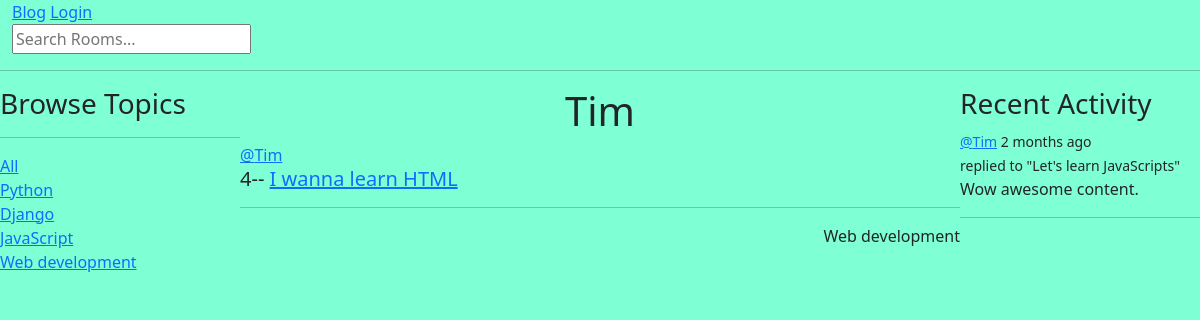
The app's page /userprofile/2/ with its own data.
### blogapp/models.py (models this page shows)
class Topic(models.Model):
    name = models.CharField(max_length=200)
    def __str__(self):
        return self.name

class Room(models.Model):
    host = models.ForeignKey(User, on_delete=models.SET_NULL,null=True)
    topic = models.ForeignKey(Topic, on_delete=models.SET_NULL,null=True)
    name = models.CharField(max_length=200)
    description = models.TextField(null=True, blank=True)
    participants = models.ManyToManyField(User, related_name='participants', blank=True)
    updated = models.DateTimeField(auto_now=True)
    created = models.DateTimeField(auto_now_add=True)
    class Meta:
        ordering = ['-updated','-created']
    def __str__(self):
        return self.name

class Message(models.Model):
    user = models.ForeignKey(User, on_delete=models.CASCADE)
    room = models.ForeignKey(Room, on_delete=models.CASCADE)
    body = models.TextField()
    updated = models.DateTimeField(auto_now=True)
    created = models.DateTimeField(auto_now_add=True)
    class Meta:
        ordering = ['-updated','-created']
    def __str__(self):
        return self.body[0:50]

### blogapp/views.py (the view)
# urls.py: path('userprofile/<str:pk>/', views.userProfile, name='userprofile'),
def userProfile(request,pk):
    user = User.objects.get(id=pk)
    rooms = user.room_set.all()
    room_messages = user.message_set.all()
    topics = Topic.objects.all()
    context = {'user':user,'rooms':rooms,
               'room_messages':room_messages,
               'topics':topics
               }
    return render(request,'profile.html',context)

### templates/profile.html (shortened to what this page needs)
<!doctype html>
<html lang="en">
<head>
</head>
<body>
{% extends 'base.html' %}
{% block content %}
    <div class="profile-container">
        <div>
            {% include 'topic-component.html' %}
        </div>
        <div>
        <center><h1>{{ user.username }}</h1></center>
            {% include 'feed_component.html' %}
        </div>
        <div>
            {% include 'activity_component.html' %}
        </div>
    </div>
{% endblock %}

### templates/topic-component.html (shortened to what this page needs)
<!doctype html>
<html lang="en">
<head>
</head>
<body>
<h3>Browse Topics</h3>
<hr>
<div>
    <a href="{% url 'home' %}">All</a>
</div>
{% for topic in topics %}
    <div>
        <a href="{% url 'home' %}?q={{ topic.name }}">{{ topic.name }}</a>
    </div>
{% endfor %}
</body>
</html>

### templates/feed_component.html (shortened to what this page needs)
<!doctype html>
<html lang="en">
<head>
</head>
<body>
<div>
                {% for room in rooms %}
                    <div>
                        <a href="{% url 'userprofile' room.host.id%}">@{{ room.host }}</a>
                        <h5>{{ room.id }}-- <a href="{% url 'room' room.id%}">{{ room.name }}</a></h5>
                        <hr>
                        <div class="d-flex justify-content-end">
                            <div>
                                <span>{{ room.topic }}</span>
                            </div>
                        </div>
                    </div>
                {% endfor %}
            </div>
</body>
</html>

### templates/activity_component.html (shortened to what this page needs)
<!doctype html>
<html lang="en">
<head>
</head>
<body>
 <h3>Recent Activity</h3>
 {% for room_message in room_messages %}
     <div>
         <small><a href="{% url 'userprofile' room_message.user.id%}">@{{ room_message.user }}</a>  {{ room_message.created | timesince }} ago</small>
         <br>
         <small>replied to "{{ room_message.room }}"</small>
         <br>
         <p>{{ room_message}}</p>
         <hr>
     </div>
 {% endfor %}
</body>
</html>

### static/style/main.css (style rules this page uses)
body { background-color: aquamarine; }

### templates/profile.html (style rules this page uses)
.profile-container { display: grid; grid-template-columns: 1fr 3fr 1fr; }

### records on screen
Topic: name "Python"
Topic: name "Django"
Topic: name "JavaScript"
Topic: name "Web development"
Room: host "Tim", id "4", name "I wanna learn HTML", topic "Web development"
Message: user "Tim", created "2 months", room "Let's learn JavaScripts", body "Wow awesome content."

### other values on screen
{{ user.username }} "Tim"
